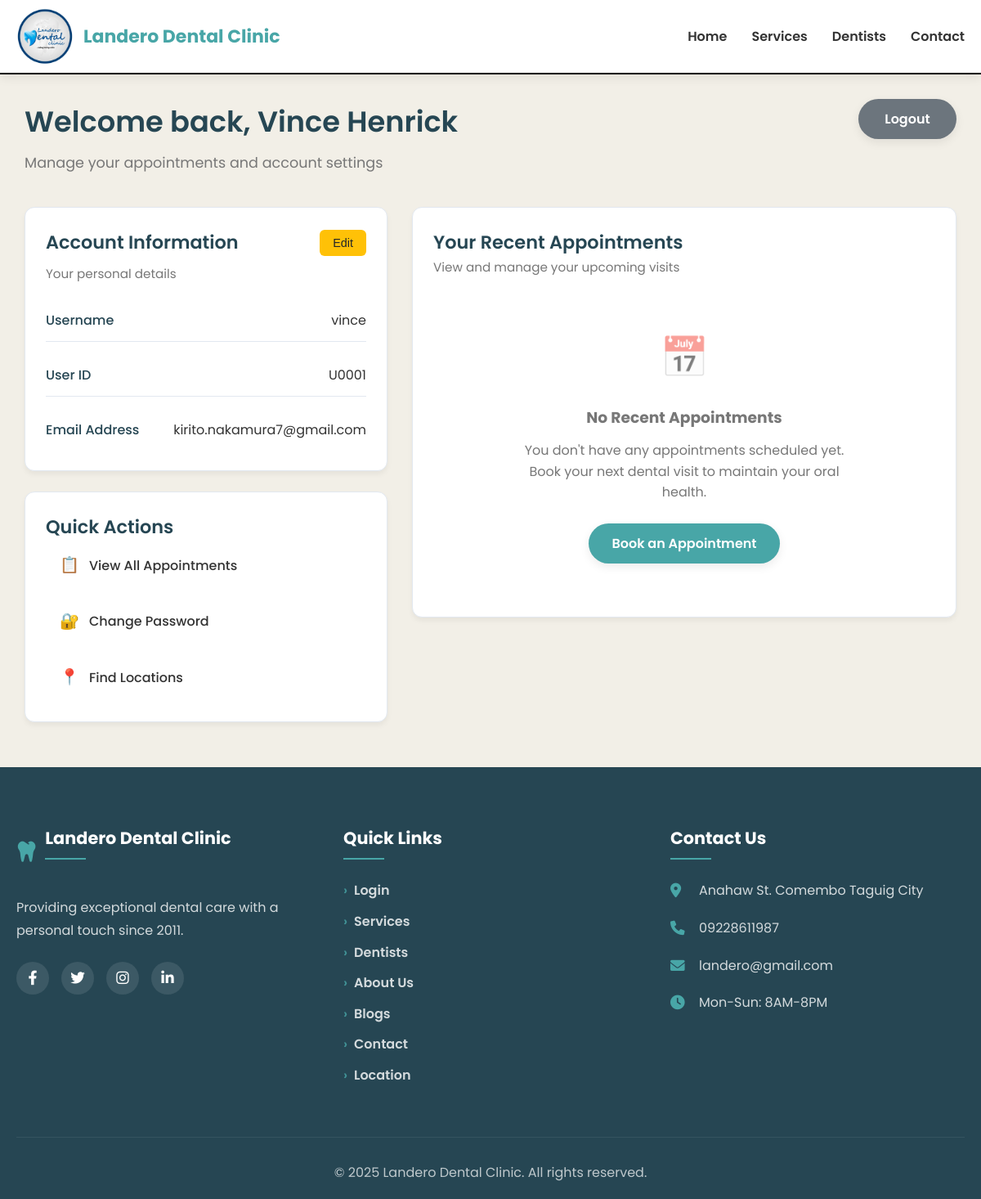
Screenshot of /login/account.php (signed in) with the database file from the repository.
### tables this page shows
CREATE TABLE `user_account` (
  `user_id` varchar(10) NOT NULL,
  `role` enum('patient','dentist','admin') NOT NULL,
  `username` varchar(50) NOT NULL,
  `first_name` varchar(50) NOT NULL,
  `last_name` varchar(50) NOT NULL,
  `birthdate` date DEFAULT NULL,
  `gender` varchar(50) DEFAULT NULL,
  `address` varchar(255) DEFAULT NULL,
  `password_hash` varchar(255) NOT NULL,
  `email` varchar(50) NOT NULL,
  `phone` varchar(20) NOT NULL,
  `contactNumber_verify` enum('verified','not_verified') NOT NULL,
  `created_at` timestamp NOT NULL DEFAULT current_timestamp()
);

### login/account.php (the view, shortened to what this page needs)
<?php
include_once("config.php");
include_once('../header.php');
$user_id = $_SESSION['userID'];
$user_query = $con->prepare("
    SELECT ua.user_id, ua.username, ua.first_name, ua.last_name, ua.email, ua.phone,
           p.patient_id, p.birthdate, p.gender, p.address
    FROM user_account ua
    LEFT JOIN patient_information p ON ua.user_id = p.user_id
    WHERE ua.user_id = ?
");
$user_query->bind_param("s", $user_id);
$user_query->execute();
$user_result = $user_query->get_result();
$user = $user_result->fetch_assoc();
$recent_appointment = null;
if (!empty($user['patient_id'])) {
    $appt_query = $con->prepare("
        SELECT a.appointment_id, a.appointment_date, a.appointment_time,
               s.service_category, a.status
        FROM appointments a
        INNER JOIN services s ON a.service_id = s.service_id
        WHERE a.patient_id = ?
        ORDER BY a.appointment_date DESC, a.appointment_time DESC
        LIMIT 1
    ");
    $appt_query->bind_param("s", $user['patient_id']);
    $appt_query->execute();
    $appt_result = $appt_query->get_result();
    $recent_appointment = $appt_result->fetch_assoc();
}
?>
<!DOCTYPE html>
<html lang="en">
<head>
    <link rel="stylesheet" href="accountstyle.css">
</head>
<body>
<div class="account-container">
    <div class="welcome-section">
        <div class="welcome-header">
            <div>
                <h1>Welcome back, <?= htmlspecialchars($user['first_name'] ?? 'User'); ?></h1>
                <p>Manage your appointments and account settings</p>
            </div>
            <div class="header-actions">
                <a href="logout.php" class="btn btn-secondary logout-btn">Logout</a>
            </div>
        </div>
    </div>
    <div class="account-layout">
        <div class="left-column">
            <div class="card">
                <div class="card-header">
                    <h2 class="card-title">Account Information</h2>
                    <button class="btn-edit" onclick="openEditModal()">Edit</button>
                </div>
                <p class="card-subtitle">Your personal details</p>
                <div class="info-list">
                    <div class="info-item">
                        <span class="info-label">Username</span>
                        <span class="info-value"><?= htmlspecialchars($user['username'] ?? ''); ?></span>
                    </div>
                    <div class="info-item">
                        <span class="info-label">User ID</span>
                        <span class="info-value"><?= htmlspecialchars($user['user_id'] ?? ''); ?></span>
                    </div>
                    <div class="info-item">
                        <span class="info-label">Email Address</span>
                        <span class="info-value"><?= htmlspecialchars($user['email'] ?? ''); ?></span>
                    </div>
                </div>
            </div>
            <div class="card">
                <h2 class="card-title">Quick Actions</h2>
                <div class="action-list">
                    <a href="#" class="action-item">
                        <span class="action-icon">📋</span>
                        <span class="action-text">View All Appointments</span>
                    </a>
                    <a href="#edit-credentials" class="action-item" onclick="openCredentialsModal()">
                        <span class="action-icon">🔐</span>
                        <span class="action-text">Change Password</span>
                    </a>
                    <a href="../location.php" class="action-item">
                        <span class="action-icon">📍</span>
                        <span class="action-text">Find Locations</span>
                    </a>
                </div>
            </div>
        </div>
        <div class="right-column">
            <div class="card">
                <h2 class="card-title">Your Recent Appointments</h2>
                <p class="card-subtitle">View and manage your upcoming visits</p>
                <?php if ($recent_appointment): ?>
                    <div class="appointment-card">
                        <div class="appointment-header">
                            <h3>Appointment #<?= htmlspecialchars($recent_appointment['appointment_id']); ?></h3>
                            <?php
                            $status = $recent_appointment['status'];
                            $statusClass = match($status) {
                                'Pending' => 'status-pending',
                                'Confirmed' => 'status-confirmed',
                                'Cancelled' => 'status-cancelled',
                                'Completed' => 'status-completed',
                                default => 'status-default'
                            };
                            ?>
                            <span class="status-badge <?= $statusClass; ?>"><?= htmlspecialchars($status); ?></span>
                        </div>
                        <div class="appointment-details">
                            <div class="detail-item">
                                <span class="detail-label">Date</span>
                                <span class="detail-value"><?= htmlspecialchars($recent_appointment['appointment_date']); ?></span>
                            </div>
                            <div class="detail-item">
                                <span class="detail-label">Time</span>
                                <span class="detail-value"><?= htmlspecialchars($recent_appointment['appointment_time']); ?></span>
                            </div>
                            <div class="detail-item">
                                <span class="detail-label">Service</span>
                                <span class="detail-value"><?= htmlspecialchars($recent_appointment['service_category']); ?></span>
                            </div>
                            <div class="detail-item">
                                <span class="detail-label">Dentist</span>
                                <span class="detail-value">Dr. Michelle Landero</span>
                            </div>
                        </div>
                        <div class="appointment-message">
                            <?php
                            if ($status == "Pending") {
                                echo "<p>Your appointment has been scheduled. Please wait for confirmation.</p>";
                            } elseif ($status == "Confirmed") {
                                echo "<p>Your appointment has been confirmed.</p>";
                            } elseif ($status == "Completed") {
                                echo "<p>Your appointment has been completed.</p>";
                            } elseif ($status == "Cancelled") {
                                echo "<p>Your appointment has been cancelled.</p>";
                            }
                            ?>
                        </div>
                        <div class="appointment-actions">
                            <a href="cancelAppointment.php?id=<?= $recent_appointment['appointment_id']; ?>"
                               class="btn btn-danger <?= ($status == 'Cancelled' || $status == 'Completed') ? 'disabled' : ''; ?>"
                               <?= ($status == 'Cancelled' || $status == 'Completed') ? 'onclick="return false;"' : "onclick=\"return confirm('Are you sure you want to cancel?');\""; ?>>
                                Cancel Appointment
                            </a>
                            <a href="reschedule.php?id=<?= $recent_appointment['appointment_id']; ?>"
                               class="btn btn-primary <?= ($status == 'Cancelled' || $status == 'Completed') ? 'disabled' : ''; ?>">
                                Reschedule Appointment
                            </a>
                        </div>
                    </div>
                <?php else: ?>
                    <div class="no-appointment">
                        <div class="no-appointment-icon">📅</div>
                        <h3>No Recent Appointments</h3>
                        <p>You don't have any appointments scheduled yet. Book your next dental visit to maintain your oral health.</p>
                        <a href="../index.php" class="btn btn-primary">Book an Appointment</a>
                    </div>
                <?php endif; ?>
            </div>
        </div>
    </div>
</div>
<?php include_once('../footer.php'); ?>
</body>
</html>

### login/accountstyle.css (style rules this page uses)
:root { --primary-color: #4a6fa5; --secondary-color: #166088; --blue-color: #4fc3f7; --light-color: #f8f9fa; --danger-color: #e63946; --success-color: #2a9d8f; --accent-color: #ffdc83; --border-color: #e2e8f0; --text-light: #64748b; --warning-color: #ffc107; }
body { font-family: 'Poppins', sans-serif; background-color: #f8fafc; color: #333; line-height: 1.6; padding: 0; margin: 0; }
.account-container { max-width: 1200px; margin: 0 auto; padding: 30px; }
.welcome-section { margin-bottom: 40px; }
.welcome-header { display: flex; justify-content: space-between; align-items: flex-start; }
.welcome-header h1 { font-size: 2.2rem; font-weight: 600; color: var(--secondary-color); margin-bottom: 8px; }
.welcome-section p { color: var(--text-light); font-size: 1.1rem; margin: 0; }
.header-actions { display: flex; gap: 15px; }
.logout-btn { background-color: var(--danger-color); color: white; padding: 10px 20px; border-radius: 6px; text-decoration: none; font-weight: 500; transition: all 0.3s ease; }
.account-layout { display: grid; grid-template-columns: 1fr 1.5fr; gap: 30px; }
.card { background: white; border-radius: 12px; box-shadow: 0 4px 6px rgba(0,0,0,0.05); padding: 25px; margin-bottom: 25px; border: 1px solid var(--border-color); }
.card-header { display: flex; justify-content: space-between; align-items: center; margin-bottom: 8px; }
.card-title { color: var(--secondary-color); margin-top: 0; margin-bottom: 0; font-size: 1.4rem; font-weight: 600; }
.card-subtitle { color: var(--text-light); margin-top: 0; margin-bottom: 20px; font-size: 0.95rem; }
.btn-edit { background-color: var(--warning-color); color: #212529; border: none; padding: 8px 16px; border-radius: 6px; font-weight: 500; cursor: pointer; transition: all 0.3s ease; font-size: 0.9rem; }
.info-list { display: flex; flex-direction: column; gap: 16px; }
.info-item { display: flex; justify-content: space-between; align-items: center; padding: 12px 0; border-bottom: 1px solid var(--border-color); }
.info-item:last-child { border-bottom: none; }
.info-label { font-weight: 500; color: var(--secondary-color); }
.info-value { color: #333; }
.action-list { display: flex; flex-direction: column; gap: 12px; }
.action-item { display: flex; align-items: center; gap: 12px; padding: 12px 16px; border-radius: 8px; text-decoration: none; color: #333; transition: all 0.2s ease; border: 1px solid transparent; }
.action-icon { font-size: 1.2rem; }
.action-text { font-weight: 500; }
.no-appointment { text-align: center; padding: 40px 20px; }
.no-appointment-icon { font-size: 3rem; margin-bottom: 20px; opacity: 0.5; }
.no-appointment h3 { color: var(--text-light); margin-bottom: 12px; }
.no-appointment p { color: var(--text-light); max-width: 400px; margin: 0 auto 25px; }
.btn { padding: 10px 20px; border: none; border-radius: 6px; font-weight: 500; cursor: pointer; transition: all 0.3s ease; text-decoration: none; display: inline-block; text-align: center; min-width: 120px; }
.btn-primary { background-color: var(--primary-color); color: white; }
.btn-secondary { background-color: #6c757d; color: white; }

### header.php (style rules this page uses)
:root { --primary-color: #48A6A7; --primary-dark: #3a8586; --secondary-color: #264653; --accent-color: #e9c46a; --light-color: #F2EFE7; --dark-color: #343a40; --text-color: #333; --text-light: #777; --white: #fff; --shadow: 0 4px 12px rgba(0, 0, 0, 0.08); --shadow-lg: 0 10px 30px rgba(0, 0, 0, 0.1); --transition: all 0.3s ease; --border-radius: 8px; }
* { margin: 0; padding: 0; box-sizing: border-box; }
body { font-family: "Poppins", sans-serif; line-height: 1.6; color: var(--text-color); background-color: var(--light-color); }
a { text-decoration: none; color: inherit; font-weight: 600; transition: var(--transition); }
.btn { display: inline-block; padding: 12px 28px; border-radius: 50px; font-weight: 600; cursor: pointer; transition: var(--transition); border: none; font-size: 16px; text-align: center; box-shadow: var(--shadow); }
.btn-primary { background-color: var(--primary-color); color: var(--white); }

### rows the page displays
user_account: first_name "Vince Henrick", username "vince", user_id "U0001", email "kirito.nakamura7@gmail.com"
